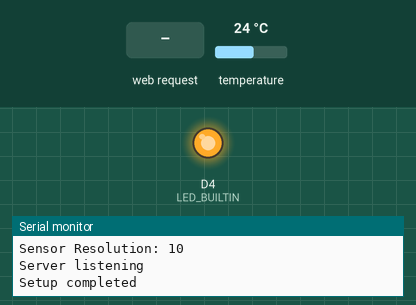
Simulated run of this sketch. Board: ESP8266 (NodeMCU). Parts: output pins drawn as LEDs (lit = HIGH, except the on-board LED, lit = LOW), the last lines printed to the serial monitor. The test bench sets the inputs (shaded band); at power-on: temperature 24 °C. WiFi joins after 1.5 s; servers stay silent unless stated.

Above: at 2.7 s.
2.8 s: HTTP request GET / received
At 30.8 s:
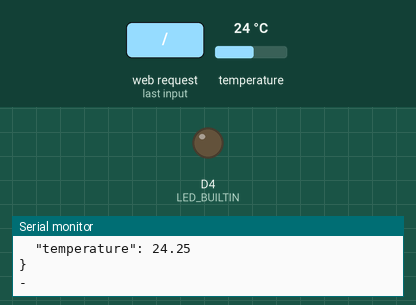
Timing chart, 0 to 31.5 s (numbered marks = the images above; inputs shaded):
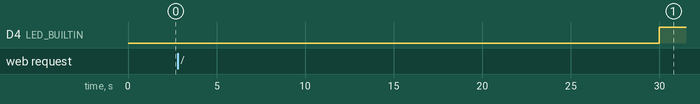

The sketch:

tempsensor.ino
```cpp
// Libraries for the ESP8266
#include <ESP8266WiFi.h>

// Libraries for WebServer & WiFi
#include <DNSServer.h>
#include <WiFiManager.h>
#include <ESP8266WebServer.h>

// Libraries for the sensor
#include <DallasTemperature.h>
#include <OneWire.h>

// Port on NodeMCU (D1) for the sensor
#define ONE_WIRE_BUS D1

// Define the server
ESP8266WebServer server(80);

// Connection to the sensor
OneWire oneWire(ONE_WIRE_BUS);
DallasTemperature sensors(&oneWire);

// Temperature offset - to fix temperature
const float offset = 0.25;

// Heartbeat status
boolean led = false;

// Generally, you should use "unsigned long" for variables that hold time
// The value will quickly become too large for an int to store
unsigned long previousMillis = 0;        // will store last time LED was updated

// constants won't change:
const long interval = 30000;           // interval at which to blink (milliseconds)


void setup(void)
{
  // Initialize Debug-Console
  Serial.begin(115200);
  Serial.println("Booting ...");

  // Initialize the LED_BUILTIN pin as an output
  pinMode(LED_BUILTIN, OUTPUT);

  // WiFiManager - local intialization.
  WiFiManager wifiManager;
  // reset saved settings - for deleting the settings
  //wifiManager.resetSettings();

  // fetches ssid and pass from eeprom and tries to connect
  // if it does not connect it starts an access point
  // and goes into a blocking loop awaiting configuration
  wifiManager.autoConnect("AutoConnectAP");

  Serial.print("Connecting");
  while (WiFi.status() != WL_CONNECTED)
  {
    delay(500);
    Serial.print(".");
  }
  Serial.println();

  Serial.print("Connected, IP address: ");
  Serial.println(WiFi.localIP());

  // Initialize Sensors
  sensors.begin();

  // Set the resolution to 10 bit - Valid values are 9, 10, or 11 bit.
  sensors.setResolution(10);
  // Confirm that we set that resolution by asking the DS18B20 to repeat it back
  Serial.print("Sensor Resolution: ");
  Serial.println(sensors.getResolution(), DEC);

  // Associate the handler function to the path
  server.on("/", handleRequest);
  server.begin(); // Start the server
  Serial.println("Server listening");

  Serial.println("Setup completed");
}

void loop(void)
{
  // Handling of incoming requests
  server.handleClient();
  heartbeat();
}

void handleRequest() {
  // Handler for the incoming request

  // Creating rest object
  String message = "{\n";
  message += "\t\"temperature\": ";
  message += getTemperature();
  message += "\n";
  message += "}";

  // Sending to client
  server.send(200, "text/plain", message);

  // Debug
  Serial.println("");
  Serial.print("Message for client: ");
  Serial.println(message);
}

float getTemperature() {
  sensors.requestTemperatures();
  return sensors.getTempCByIndex(0) + offset;
}

void heartbeat() {
  unsigned long currentMillis = millis();

  if (currentMillis - previousMillis >= interval) {
    // Save the last time changed the LED
    previousMillis = currentMillis;

    if (led) {
      digitalWrite(LED_BUILTIN, LOW);
      Serial.print("*");
      led = false;
    } else {
      digitalWrite(LED_BUILTIN, HIGH);
      Serial.print("-");
      led = true;
    }
  }
}
```
